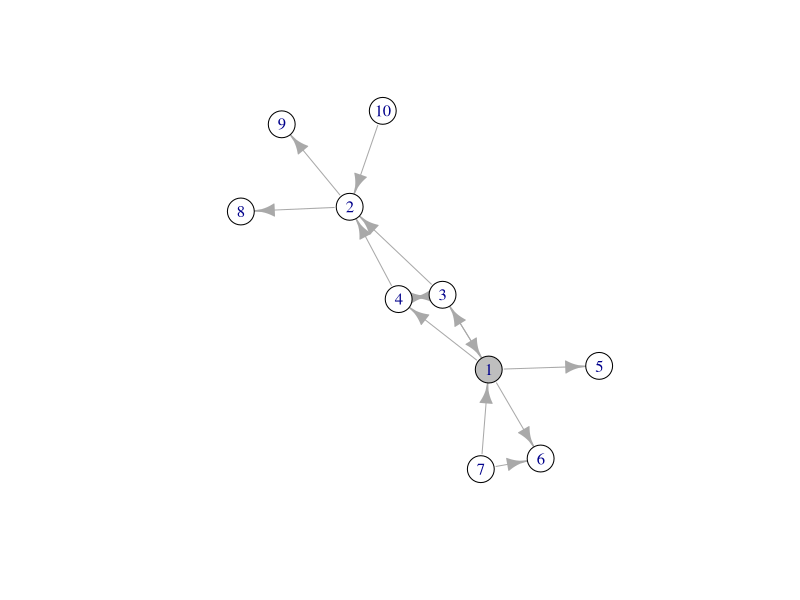
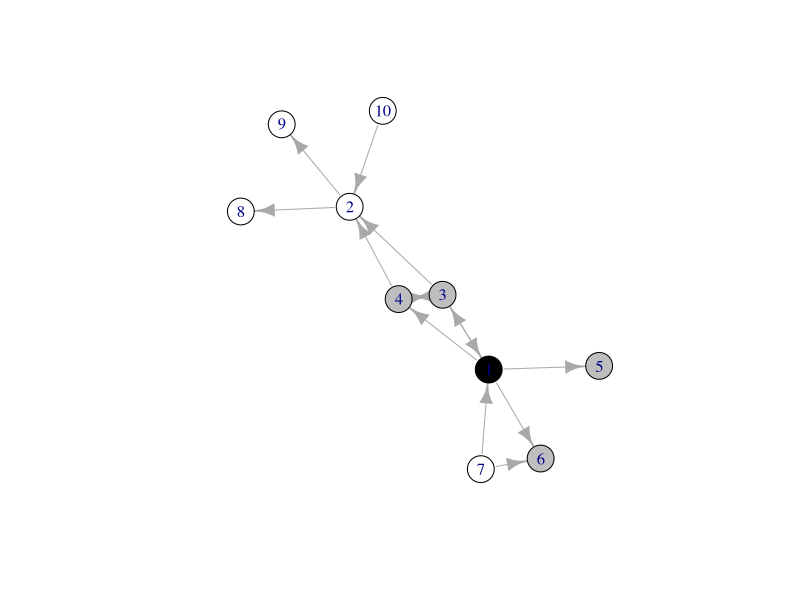
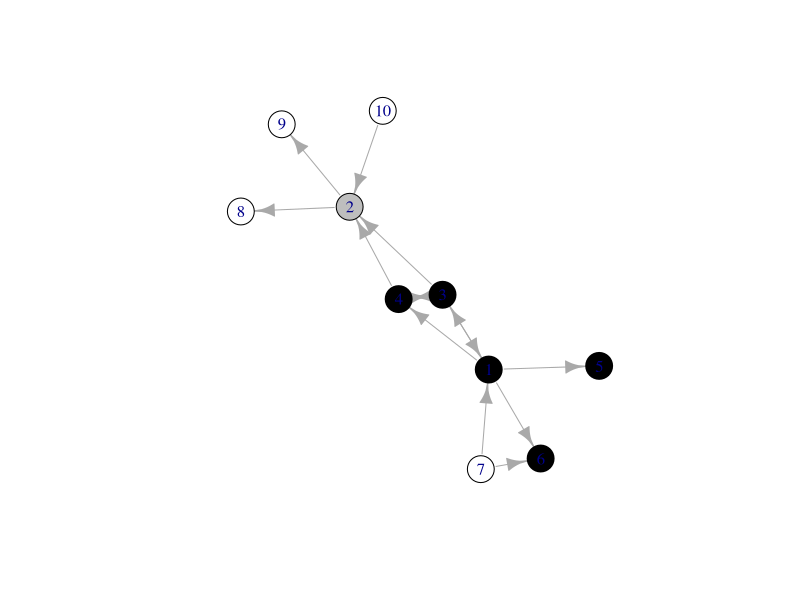
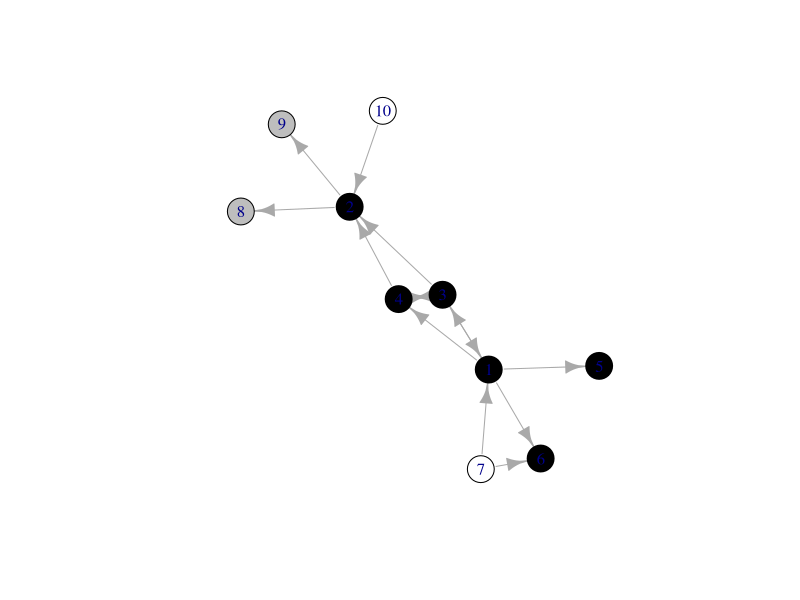
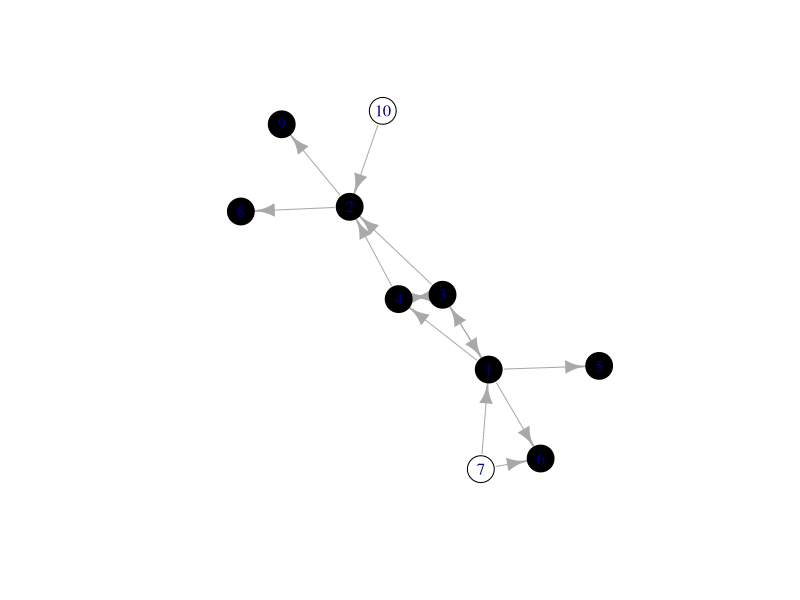
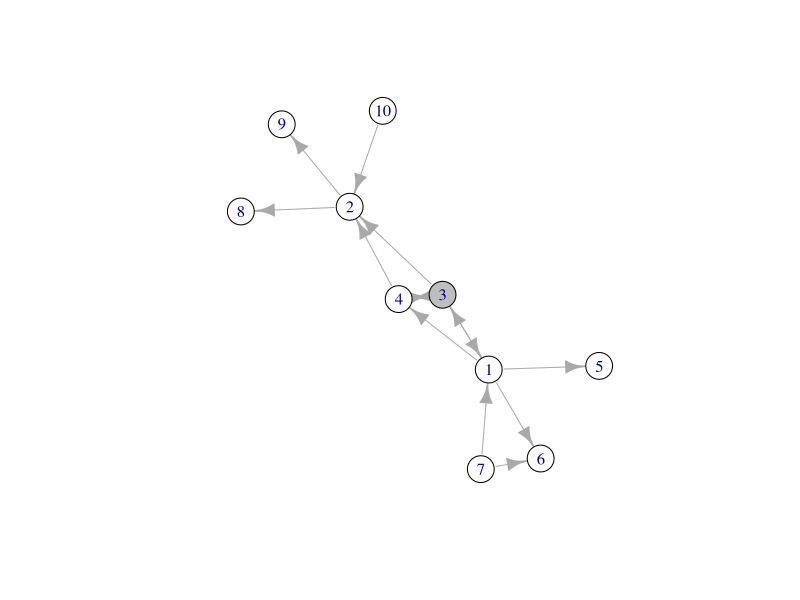
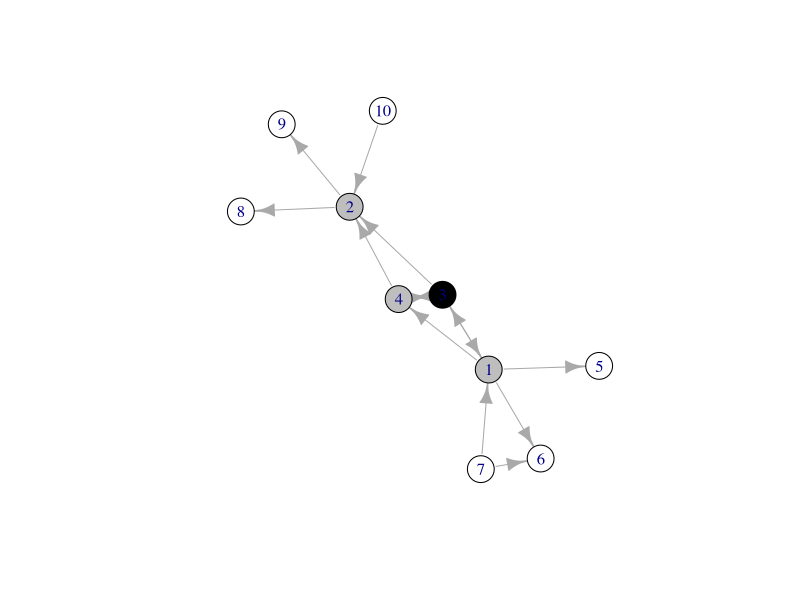
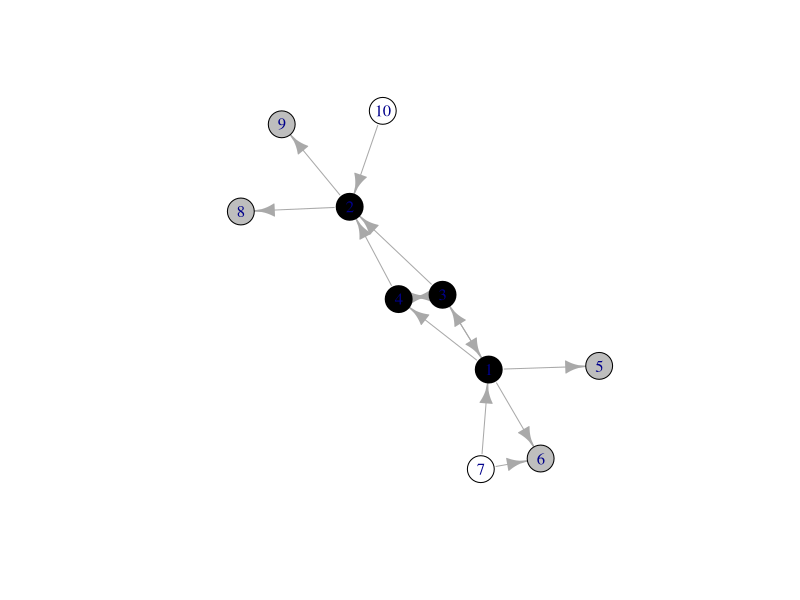

Reproduce these figures in R, in order.
## ---- chunk 1
library(igraph)
## ---- chunk 2
# function to calculate distance from a single source to all other nodes via BFS
single_source_shortest_path <- function(G, source, plot=F) {
  # initialize all nodes to be inifinitely far away
  # and the source to be at zero
  dist <- rep(Inf, vcount(G))
  names(dist) <- V(G)$name
  dist[source] <- 0
  
  # initialize the current boundary to be the source node
  curr_boundary <- c(source)
  
  # explore boundary as long as it's not empty
  while (length(curr_boundary) > 0) {
    if (plot)
      plot_bfs(G, dist, curr_boundary)
    
    # create empty list for new boundary
    next_boundary <- c()
    
    # loop over nodes in current boundary
    for (node in curr_boundary)
      # loop over their undiscovered neighbors
      for (neighbor in neighbors(G, node))
        if (!is.finite(dist[neighbor])) {
          # set the neighbor's distance
          dist[neighbor] = dist[node] + 1
          # add the neighbor to the next boundary
          next_boundary <- c(next_boundary, neighbor)
        }
    
    # update the boundary
    curr_boundary <- unique(next_boundary)
  }
  
  if (plot)
    plot_bfs(G, dist, curr_boundary)
  
  dist
}

# helper function to plot bfs iteration
plot_bfs <- function(G, dist, curr_boundary) {
  set.seed(42)
  discovered <- which(is.finite(dist))
  colors <- rep('white', vcount(G))
  colors[discovered] <- 'black'
  colors[curr_boundary] <- 'grey'
  plot.igraph(G, vertex.color=colors)
  print(sprintf('bfs iteration %d', max(dist[discovered])))
  print(sprintf('discovered (black): %s', paste(discovered, collapse=" ")))
  print(sprintf('current boundary (grey): %s', paste(curr_boundary, collapse=" ")))
  line <- readline('hit enter to continue')
}

## ---- chunk 3
# create toy graph
G <- graph(c(1,4,1,5,1,6,7,6,7,1,3,1,1,3,4,2,3,2,2,8,10,2,2,9,3,4,4,3), directed=T)

# find distances from node 1
single_source_shortest_path(G, 1, T)

# find distances from node 3
single_source_shortest_path(G, 3, T)
## ---- chunk 4
# function to compute connected components of a graph via BFS
connected_components <- function(G) {
  components <- rep(NA, vcount(G))
  
  label <- 1
  while (any(is.na(components))) {
    # sample an unassigned node
    source <- sample(which(is.na(components)), 1)
    
    # do a bfs from this source
    dist <- single_source_shortest_path(G, source)
    
    # label reachable nodes
    components[is.finite(dist)] <- label
    
    # increment label
    label <- label + 1
  }
  components
}
## ---- chunk 5
# create toy graph with multiple connected components
G <- graph(c(1,2,1,3,2,3,3,4,4,5,4,6,7,8,7,9,8,9,10,11), directed=F)

# find and plot connected components
components <- connected_components(G)
colors <- rainbow(max(components))
plot(G, vertex.color=colors[components])

## ---- chunk 6
# function to count the number of mutual friends between every pair of nodes
mutual_friends <- function(G) {
  num_nodes <- vcount(G)
  mutual_friends <- matrix(0, nrow=num_nodes, ncol=num_nodes)
  for (node in 1:num_nodes) {
    friends <- neighbors(G, node)
    for (i in friends)
      for (j in friends)
        mutual_friends[i, j] = mutual_friends[i, j] + 1
  }
  dimnames(mutual_friends) <- list(row=V(G)$name, col=V(G)$name)
  diag(mutual_friends) <- NA
  mutual_friends
}

# function to get "people you might know" based on mutual friend counts
people_you_might_know <- function(M, node) {
  recs <- c(which(M[node,] == max(M[node,], na.rm=T)))
  sprintf('node %d might know node(s) %s', node, paste(recs, collapse=" and "))
}
## ---- chunk 7
# create toy graph with open triads
G <- graph(c(1,2,1,3,1,4,2,5,3,5,4,5,5,6,5,7,7,8,7,9), directed=F)

plot(G)
M <- mutual_friends(G)
M

people_you_might_know(M, 1)
people_you_might_know(M, 2)
## ---- chunk 8
# function to count triangles
count_triangles <- function(G) {
  num_nodes <- vcount(G)
  triangles <- rep(0, num_nodes)
  for (node in 1:num_nodes) {
    friends <- neighbors(G, node)
    for (i in friends)
      for (j in friends)
        if (are.connected(G, i, j))
          triangles[node] = triangles[node] + 1
  }
  names(triangles) <- V(G)$name
  triangles / 2.0
}
## ---- chunk 9
# create toy graph with some closed triads
G <- graph(c(1,2,1,3,1,4,2,5,3,5,4,5,5,6,5,7,7,8,7,9,1,5,2,3,8,9), directed=F)

# plot and count triangles
plot(G)
count_triangles(G)
